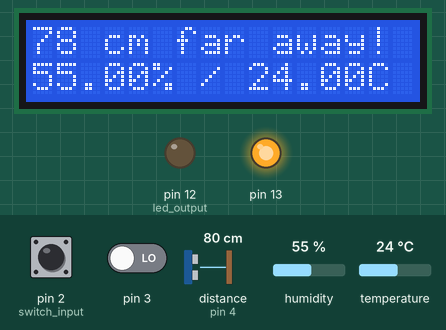
Bench run of a sketch on a simulated Arduino Uno, built with avr-gcc and run on an emulated ATmega328P. On the bench: 16×2 character LCD, output pins drawn as LEDs (lit = HIGH). Wiring (inferred from the names in the program): ultrasonic range finder: trigger pin 5; echo pin 4. The inputs (shaded band) are chosen by the test bench; at power-on: distance to the obstacle (sensor on pin 4) 80 cm, humidity 55 %, temperature 24 °C, pin 2 (switch_input) HIGH, pin 3 LOW. The echo pulse lasts 58.3 µs per cm; pins used as bus, display or sensor lines are not drawn; what the sketch prints to the serial monitor is not drawn.

Above: at 1.2 s.
1.3 s: distance to the obstacle (sensor on pin 4) set to 95 cm
At 2.1 s:
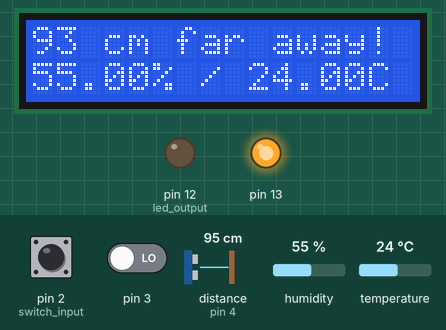
4.4 s: distance to the obstacle (sensor on pin 4) set to 101 cm
At 6.9 s:
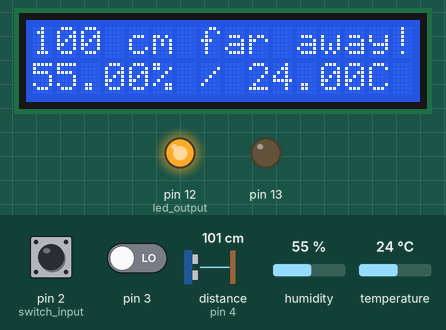
7.5 s: humidity set to 22 %
At 8.0 s:
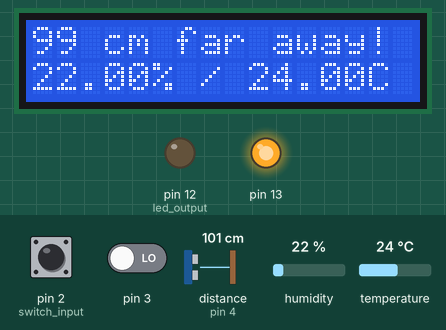
9.1 s: temperature set to 12 °C
At 9.6 s:
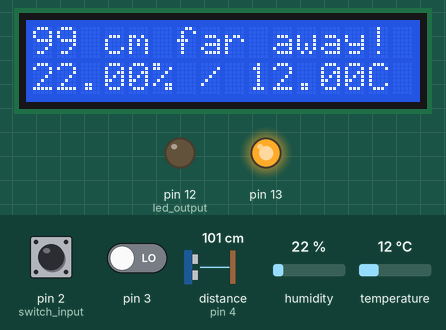
10.7 s: humidity set to 40 %
At 11.3 s:
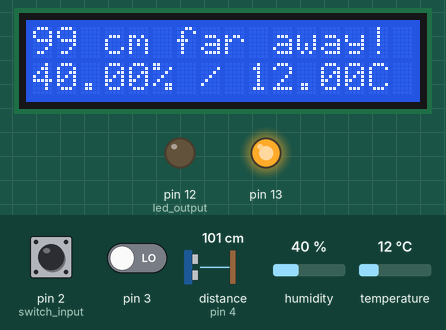
12.4 s: distance to the obstacle (sensor on pin 4) set to 2 cm
At 12.9 s:
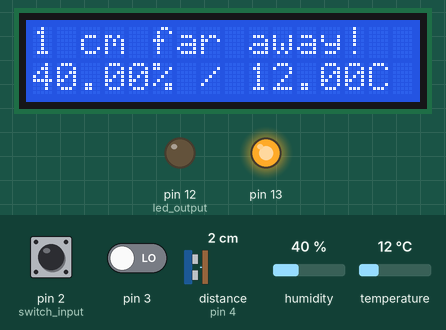
Timing chart, 0 to 15.0 s (numbered marks = the images above; inputs shaded):
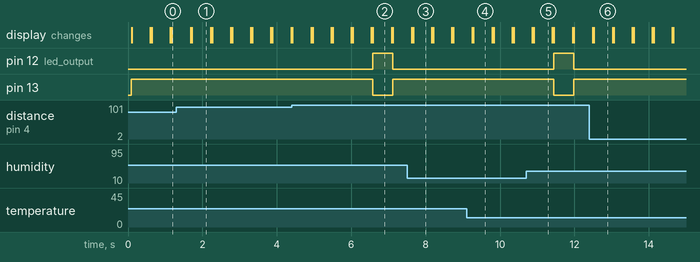

The sketch:

test.ino
```cpp
int red = 0;
int blue = 0;

// dht sensor
#include "dht.h"
#define dht_apin A5  // Analog Pin sensor is connected to
dht DHT;

// ultrasonic sensor
#define echoPin 4  // attach pin D2 Arduino to pin Echo of HC-SR04
#define trigPin 5  // attach pin D3 Arduino to pin Trig of HC-SR04

// defines variables
long duration;  // variable for the duration of sound wave travel
int distance;   // variable for the distance measurement

// lcd
#include <LiquidCrystal.h>
LiquidCrystal lcd(11, 10, 9, 8, 7, 6);

// initialization
void setup() {
  // init serial
  Serial.begin(57600);

  // red led and switch
  pinMode(2, INPUT);    // switch input
  pinMode(12, OUTPUT);  // led output

  // blue led and switch;
  pinMode(3, INPUT);
  pinMode(13, OUTPUT);

  pinMode(trigPin, OUTPUT);  // Sets the trigPin as an OUTPUT
  pinMode(echoPin, INPUT);   // Sets the echoPin as an INPUT
  Serial.begin(57600);       // // Serial Communication is starting with 9600 of
                             // baudrate speed
  Serial.print("board init");

  // lcd
  lcd.begin(16, 2);
}

void loop() {
  // dht11
  DHT.read11(dht_apin);
  Serial.print("Current humidity = ");
  Serial.print(DHT.humidity);
  Serial.print("%  ");
  Serial.print("temperature = ");
  Serial.print(DHT.temperature);
  Serial.println("C  ");

  red = digitalRead(2);
  blue = digitalRead(3);

  // SR04 ultra sonic range sensor
  // Clears the trigPin condition
  digitalWrite(trigPin, LOW);
  delayMicroseconds(2);

  // Sets the trigPin HIGH (ACTIVE) for 10 microseconds
  digitalWrite(trigPin, HIGH);
  delayMicroseconds(10);
  digitalWrite(trigPin, LOW);

  // Reads the echoPin, returns the sound wave travel time in microseconds
  duration = pulseIn(echoPin, HIGH);

  // Calculating the distance
  // Speed of sound wave divided by 2 (go and back)
  distance = duration * 0.034 / 2;

  // Displays the distance on the Serial Monitor
  Serial.print("Distance: ");
  Serial.print(distance);
  Serial.println(" cm");

  if (distance < 100) {
    // green if close
    digitalWrite(13, HIGH);
    digitalWrite(12, LOW);
    Serial.print("red led on\n");
  } else {
    // else blue
    digitalWrite(13, LOW);
    digitalWrite(12, HIGH);
    Serial.print("blue led on\n");
  }

  // lcd
  lcd.clear();
  lcd.print(distance);
  lcd.print(" cm far away!");
  lcd.setCursor(0, 1);
  lcd.print(DHT.humidity);
  lcd.print("% / ");
  lcd.print(DHT.temperature);
  lcd.print("C");
  lcd.setCursor(1, 1);
  delay(500);
  lcd.clear();
}
```

Measured:
- the behaviour switches between 100 and 101 cm on distance to the obstacle (sensor on pin 4) (found by bisection; images 1 and 2)
- after the input at 1.3 s, the display: first differs from a run without the input after 0.42 s (image 1)
- after the input at 4.4 s, pin 12 (led_output): LOW → HIGH after 2.2 s, → LOW 0.54 s later; pin 13: HIGH → LOW after 2.2 s, → HIGH 0.54 s later
- after the input at 7.5 s, the display: first differs from a run without the input after 0.16 s (image 3)
- after the input at 9.1 s, pin 12 (led_output): stays LOW (without the input it goes to HIGH after 0.72 s); pin 13: stays HIGH (without the input it goes to LOW after 0.72 s)
- after the input at 10.7 s, pin 12 (led_output): LOW → HIGH after 0.74 s, → LOW 0.54 s later; pin 13: HIGH → LOW after 0.74 s, → HIGH 0.54 s later; the display: first differs from a run without the input after 0.21 s (image 5)
- after the input at 12.4 s, the display: first differs from a run without the input after 0.12 s (image 6)
